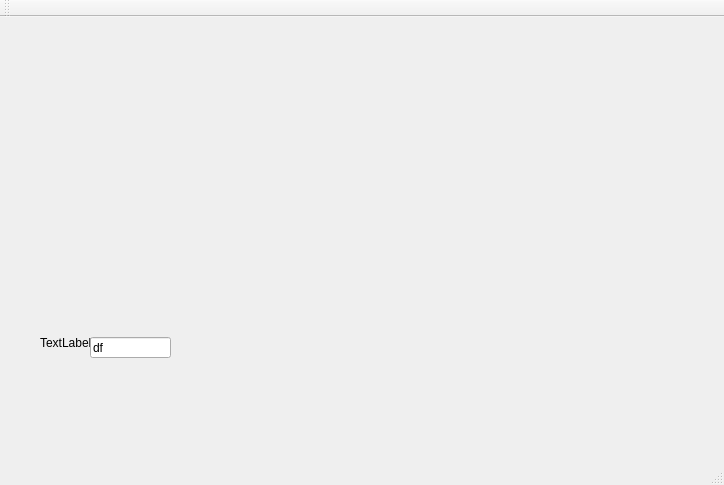
<?xml version="1.0" encoding="UTF-8"?>
<ui version="4.0">
 <class>MainWindow</class>
 <widget class="QMainWindow" name="MainWindow">
  <property name="geometry">
   <rect>
    <x>0</x>
    <y>0</y>
    <width>724</width>
    <height>485</height>
   </rect>
  </property>
  <property name="windowTitle">
   <string>MainWindow</string>
  </property>
  <widget class="QWidget" name="centralWidget">
   <widget class="QWidget" name="layoutWidget">
    <property name="geometry">
     <rect>
      <x>310</x>
      <y>10</y>
      <width>371</width>
      <height>411</height>
     </rect>
    </property>
    <layout class="QGridLayout" name="principalLayout">
     <property name="sizeConstraint">
      <enum>QLayout::SetDefaultConstraint</enum>
     </property>
     <property name="leftMargin">
      <number>5</number>
     </property>
     <property name="topMargin">
      <number>5</number>
     </property>
     <property name="rightMargin">
      <number>5</number>
     </property>
     <property name="bottomMargin">
      <number>5</number>
     </property>
     <property name="horizontalSpacing">
      <number>10</number>
     </property>
     <property name="verticalSpacing">
      <number>50</number>
     </property>
     <item row="1" column="0">
      <layout class="QVBoxLayout" name="lista1"/>
     </item>
     <item row="1" column="3">
      <layout class="QVBoxLayout" name="lista4"/>
     </item>
     <item row="1" column="4">
      <layout class="QVBoxLayout" name="lista5"/>
     </item>
     <item row="1" column="1">
      <layout class="QVBoxLayout" name="lista2"/>
     </item>
     <item row="1" column="2">
      <layout class="QVBoxLayout" name="lista3"/>
     </item>
     <item row="0" column="7">
      <layout class="QVBoxLayout" name="completo4"/>
     </item>
     <item row="0" column="4">
      <layout class="QVBoxLayout" name="completo2"/>
     </item>
     <item row="0" column="6">
      <layout class="QVBoxLayout" name="completo3"/>
     </item>
     <item row="0" column="0">
      <layout class="QVBoxLayout" name="masoOculto"/>
     </item>
     <item row="1" column="6">
      <layout class="QVBoxLayout" name="lista6"/>
     </item>
     <item row="1" column="7">
      <layout class="QVBoxLayout" name="lista7"/>
     </item>
     <item row="0" column="3">
      <layout class="QVBoxLayout" name="completo1"/>
     </item>
    </layout>
   </widget>
   <widget class="QLabel" name="label">
    <property name="geometry">
     <rect>
      <x>40</x>
      <y>300</y>
      <width>141</width>
      <height>51</height>
     </rect>
    </property>
    <property name="text">
     <string>TextLabel</string>
    </property>
   </widget>
   <widget class="QLineEdit" name="lineEdit">
    <property name="geometry">
     <rect>
      <x>90</x>
      <y>320</y>
      <width>81</width>
      <height>21</height>
     </rect>
    </property>
    <property name="text">
     <string>df</string>
    </property>
   </widget>
  </widget>
  <widget class="QMenuBar" name="menuBar">
   <property name="geometry">
    <rect>
     <x>0</x>
     <y>0</y>
     <width>724</width>
     <height>21</height>
    </rect>
   </property>
  </widget>
  <widget class="QToolBar" name="mainToolBar">
   <attribute name="toolBarArea">
    <enum>TopToolBarArea</enum>
   </attribute>
   <attribute name="toolBarBreak">
    <bool>false</bool>
   </attribute>
  </widget>
  <widget class="QStatusBar" name="statusBar"/>
 </widget>
 <layoutdefault spacing="6" margin="11"/>
 <resources/>
 <connections/>
</ui>
